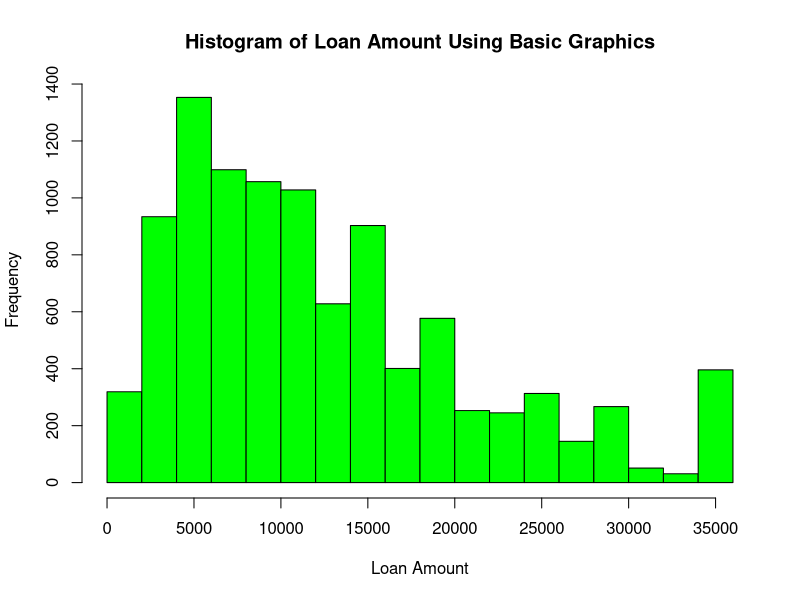
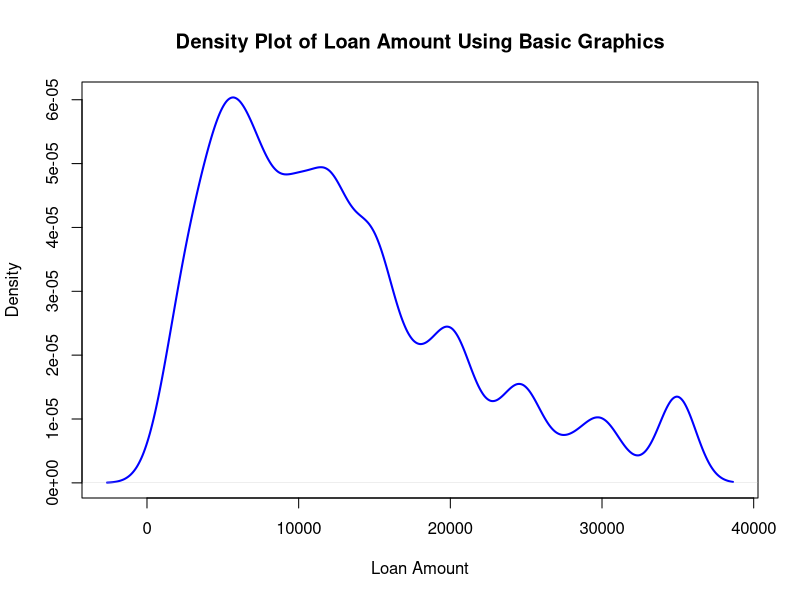
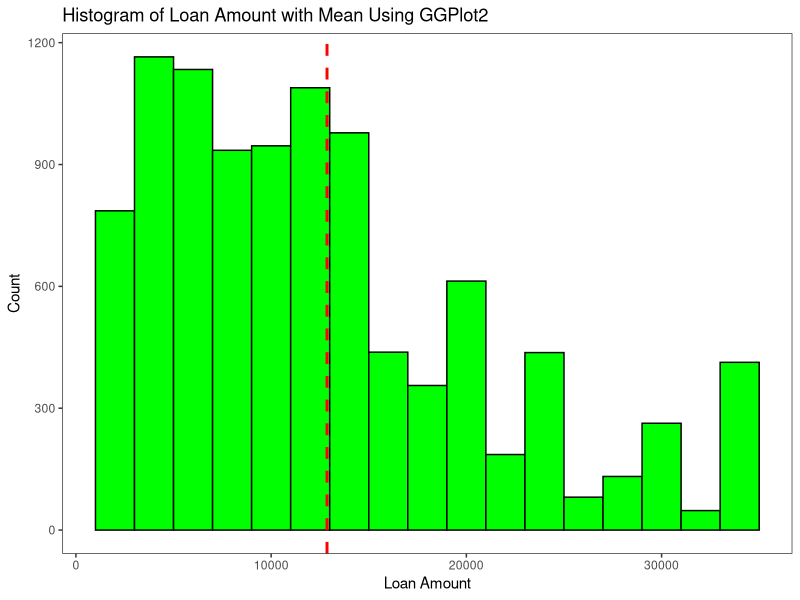
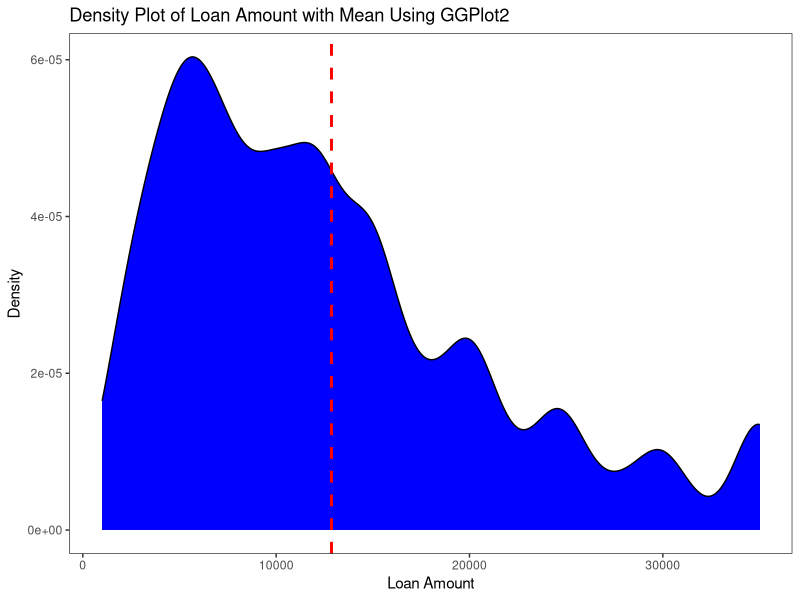
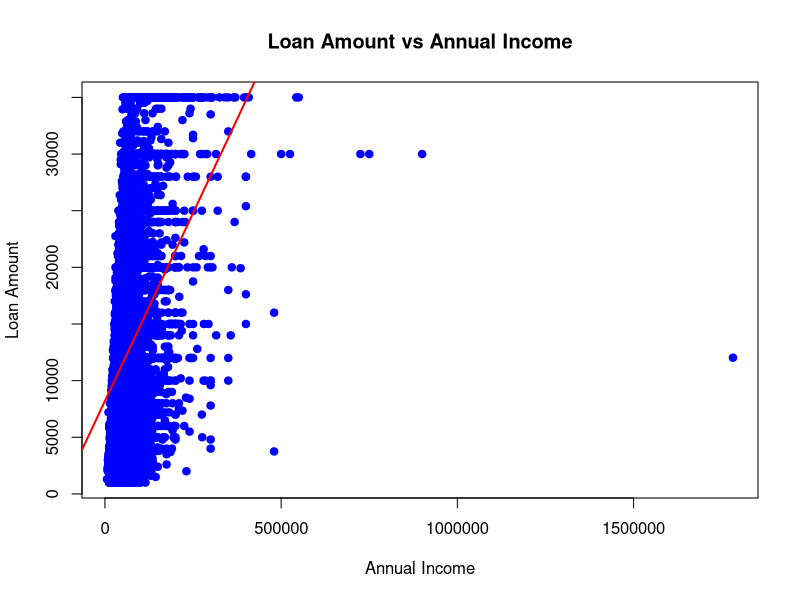
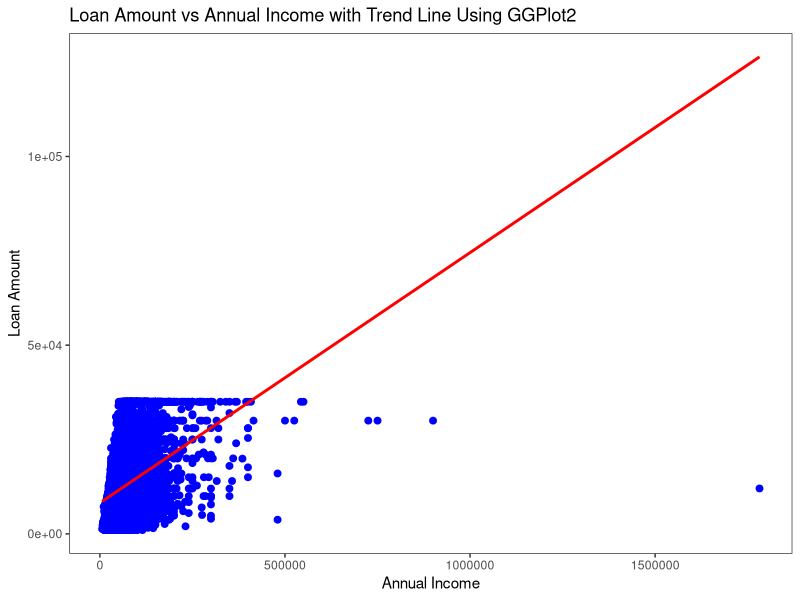
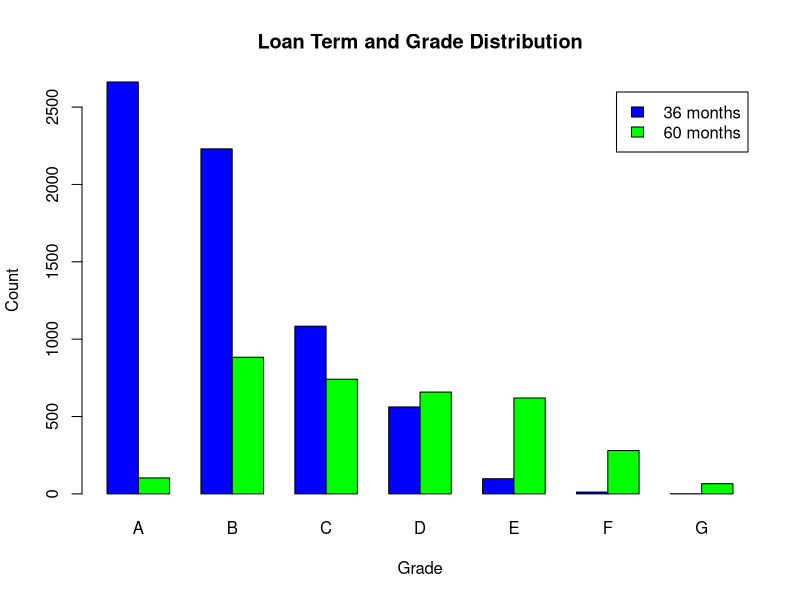
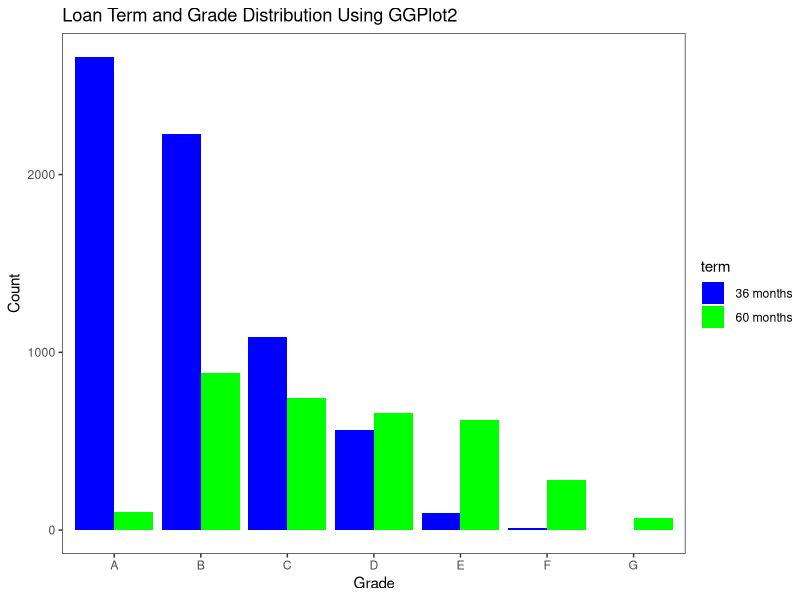

Here is the R script that generated these plots, in order:
#########################################################
#                                                       #
# Student:    Seif Kungulio                             #
# Date:       02/16/2025                                #
# Subject:    Project 5                                 #
# Class:      DSCI 502                                  #
# Section:    01W                                       #
# Instructor: Sean Yang                                 #
# File Name:  Project5_Kungulio_Seif.R                  #
#                                                       #
#########################################################


## 1. Read the dataset in loan.csv into R. Call the loaded data, loan. 
###   Make sure that you have the directory set to the correct location 
###   for the data.

# Set the working directory to the correct location for the dataset.
setwd("C:/PROJECTS/Maryville/DSCI 502/Week5")

# Import necessary libraries
library(ggplot2)

# Load the data from loan.csv
loan <- read.csv("loan.csv", stringsAsFactors = TRUE)

# Display the dimensions (rows and columns) of the dataframe
dim(loan) # Shows the number of rows and columns in the dataset.



## 2. Please plot the histogram and density of the loan_amnt using basic 
###   graphics.

# Histogram Plot using Basic Graphics
hist(loan$loan_amnt, 
     main="Histogram of Loan Amount Using Basic Graphics", 
     xlab="Loan Amount", col="green", border="black")

# Density Plot using Basic Graphics
plot(density(loan$loan_amnt), 
     main="Density Plot of Loan Amount Using Basic Graphics", 
     xlab="Loan Amount", col="blue", lwd=2)



## 3. Please plot the histogram and density of the loan_amnt and add the 
###   vertical line denoting the mean using ggplot2.

# Histogram Plot using ggplot2
ggplot(loan, aes(x=loan_amnt)) + 
  geom_histogram(binwidth=2000, fill="green", color="black") +
  geom_vline(aes(xintercept=mean(loan_amnt, na.rm=TRUE)), 
             color="red", linetype="dashed", size=1) +
  ggtitle("Histogram of Loan Amount with Mean Using GGPlot2") +
  xlab("Loan Amount") + 
  ylab("Count") +
  theme_test()

# Density Plot using ggplot2
ggplot(loan, aes(x=loan_amnt)) + 
  geom_density(fill="blue") +
  geom_vline(aes(xintercept=mean(loan_amnt, na.rm=TRUE)), 
             color="red", linetype="dashed", size=1) +
  ggtitle("Density Plot of Loan Amount with Mean Using GGPlot2") +
  xlab("Loan Amount") + ylab("Density") +
  theme_test()


## 4. Please scatter plot of loan_amnt (y-axis) against annual_inc (x-axis) 
###   and add the trend line using basic graphics.

# Scatter Plot using Basic Graphics
plot(loan$annual_inc, loan$loan_amnt, 
     main="Loan Amount vs Annual Income", 
     xlab="Annual Income", 
     ylab="Loan Amount", pch=19, col="blue")
abline(lm(loan_amnt ~ annual_inc, data=loan), col="red", lwd=2)


## 5. Please scatter plot of loan_amnt (y-axis) against annual_inc (x-axis) 
###   and add the trend line using ggplot2.

# Scatter Plot using ggplot2
ggplot(loan, aes(x=annual_inc, y=loan_amnt)) + 
  geom_point(color="blue", size = 2) +
  geom_smooth(method="lm", color="red", se=FALSE, lwd = 1) +
  ggtitle("Loan Amount vs Annual Income with Trend Line Using GGPlot2") +
  xlab("Annual Income") + ylab("Loan Amount") + theme_test()


## 6. Please plot the barplot of term and grade on the same barplot using 
###   basic graphics

# Barplot of Term and Grade using Basic Graphics
barplot(table(loan$term, loan$grade), beside=TRUE, 
        legend=rownames(table(loan$term, loan$grade)), 
        col=c("blue", "green"), 
        main="Loan Term and Grade Distribution", 
        xlab="Grade", ylab="Count")


## 7. Please plot the barplot of term and grade on the same barplot 
###   using ggplot2

# Barplot of Term and Grade using ggplot2
ggplot(loan, aes(x=grade, fill=term)) + 
  geom_bar(position="dodge") +
  ggtitle("Loan Term and Grade Distribution Using GGPlot2") +
  xlab("Grade") + ylab("Count") + 
  scale_fill_manual(values=c("blue", "green")) +
  theme_test()


## 8. Please boxplot loan_amnt (y-axis) against term (x-axis) 
###   and save the graph in a file, loanterm.jpg, using basic graphics.

# Boxplot of Loan Amount by Term using Basic Graphics
jpeg("loanterm.jpg")
boxplot(loan$loan_amnt ~ loan$term, 
        main="Loan Amount by Term Using Basic Graphics", 
        xlab="Term", ylab="Loan Amount", col="blue")
dev.off()


## 9. Please boxplot loan_amnt (y-axis) against term (x-axis) and 
###   save the graph in a file, loanterm.jpg, using ggplot2. 
###   Are there any differences in loan amount with respect to term?

# Boxplot of Loan Amount by Term using ggplot2
ggplot(loan, aes(x=term, y=loan_amnt)) + 
  geom_boxplot(fill="green") +
  ggtitle("Loan Amount by Term Using GGPlot2") +
  xlab("Term") + ylab("Loan Amount")  + theme_test()
ggsave("loanterm.jpg")

